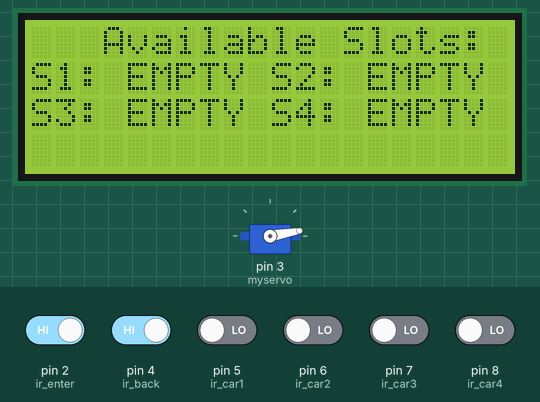
A sketch run on a simulated Arduino Uno, built with avr-gcc and run on an emulated ATmega328P. Shown: servo, 20×4 character LCD. The inputs (shaded band) are chosen by the test bench; at power-on: pin 2 (ir_enter), pin 4 (ir_back) HIGH, pin 5 (ir_car1), pin 6 (ir_car2), pin 7 (ir_car3), pin 8 (ir_car4) LOW.

Above: at 3.3 s.
3.4 s: pin 5 (ir_car1) driven HIGH
At 4.7 s:
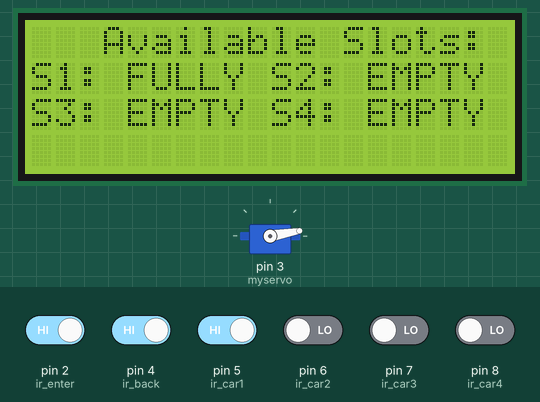
5.0 s: pin 6 (ir_car2) driven HIGH
At 6.0 s:
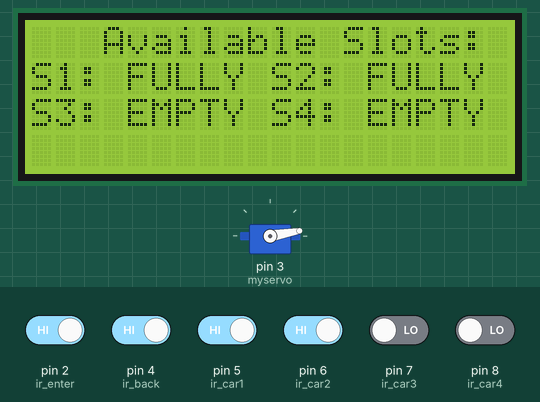
6.5 s: pin 7 (ir_car3) driven HIGH
At 7.7 s:
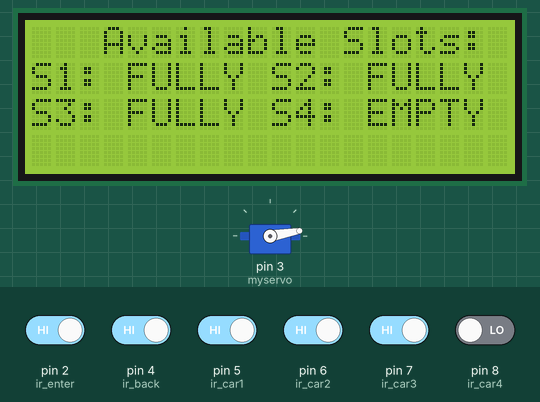
8.0 s: pin 8 (ir_car4) driven HIGH
At 8.4 s:
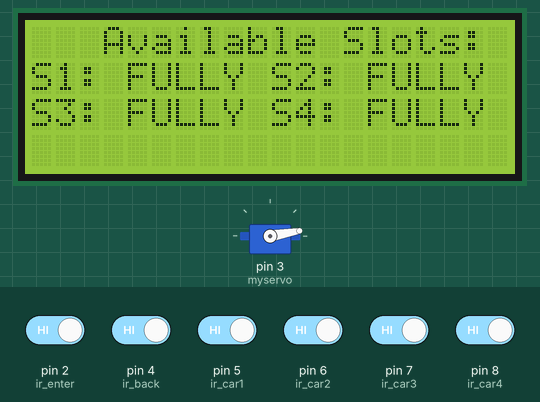
11.0 s: pin 5 (ir_car1) driven LOW
At 11.7 s:
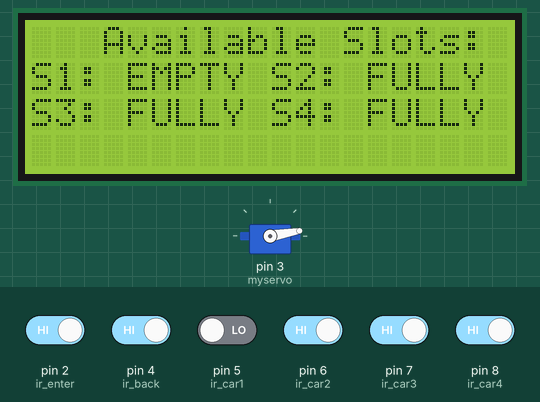
12.5 s: pin 6 (ir_car2) driven LOW
At 13.6 s:
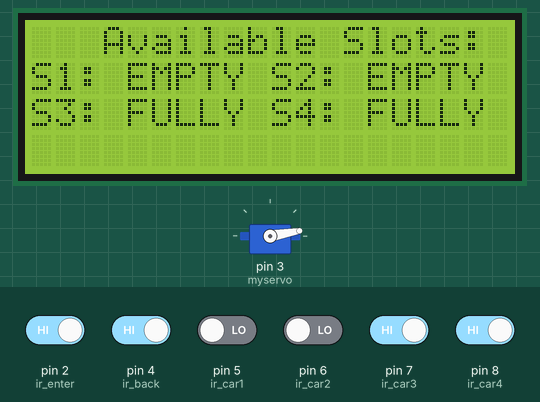
Timing chart, 0 to 15.0 s (numbered marks = the images above; inputs shaded):
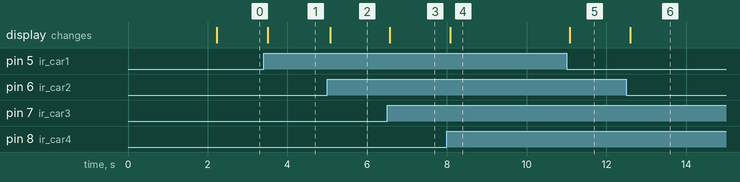

The sketch:

Carparking.ino
```cpp
#include <Servo.h>  // Include the servo library
#include <Wire.h>   // Include the wire library
#include <LiquidCrystal_I2C.h>     // Include the LiquidCrystal library

// Initialize LCD with I2C address 0x27, 20x4 characters
LiquidCrystal_I2C lcd(0x27, 20, 4);

Servo myservo;  // Create a Servo object

// Define IR sensor pins for each parking slot and entry/exit
#define ir_enter 2
#define ir_back  4
#define ir_car1 5
#define ir_car2 6
#define ir_car3 7
#define ir_car4 8

// Variables to store sensor readings for each parking slot
int S1 = 0, S2 = 0, S3 = 0, S4 = 0;
int flag1 = 0, flag2 = 0;  // Flags to track entry and exit actions
int slot = 4;  // Total number of parking slots

void setup() {
  Serial.begin(9600);

  // Set IR sensor pins as inputs
  pinMode(ir_car1, INPUT);
  pinMode(ir_car2, INPUT);
  pinMode(ir_car3, INPUT);
  pinMode(ir_car4, INPUT);

  // Set entry and exit IR pins as inputs
  pinMode(ir_enter, INPUT);
  pinMode(ir_back, INPUT);

  // Attach the servo to digital pin 3 and initialize its position
  myservo.attach(3);
  myservo.write(10);

  // Initialize and configure the LCD
  lcd.init();
  lcd.backlight();
  lcd.begin(20, 4);
  lcd.setCursor(0, 1);
  lcd.print("    Car  parking  ");
  lcd.setCursor(0, 2);
  lcd.print("       System     ");
  delay(2000);
  lcd.clear();

  // Read initial sensor states
  Read_Sensor();

  // Calculate available parking slots
  int total = S1 + S2 + S3 + S4;
  slot = slot - total;
}

void loop() {
  // Read sensor states periodically
  Read_Sensor();

  // Display available slots and status for each slot
  lcd.setCursor(0, 0);
  lcd.print("   Available Slots: ");
  lcd.print(slot);
  lcd.print("    ");

  lcd.setCursor(0, 1);
  lcd.print("S1: ");
  lcd.print(S1 == 1 ? "FULL" : "EMPTY");

  lcd.setCursor(10, 1);
  lcd.print("S2: ");
  lcd.print(S2 == 1 ? "FULL" : "EMPTY");

  lcd.setCursor(0, 2);
  lcd.print("S3: ");
  lcd.print(S3 == 1 ? "FULL" : "EMPTY");

  lcd.setCursor(10, 2);
  lcd.print("S4: ");
  lcd.print(S4 == 1 ? "FULL" : "EMPTY");

  // Check for entry signal and available slots
  if (digitalRead(ir_enter) == 0 && flag1 == 0) {
    if (slot > 0) {
      flag1 = 1;
      if (flag2 == 0) {
        // Open the entry gate
        myservo.write(100);  // Assuming 100 degrees corresponds to open
        slot = slot - 1;
      }
    } else {
      lcd.setCursor(0, 0);
      lcd.print(" Parking Full ");
      delay(1500);
    }
  }

  // Check for exit signal
  if (digitalRead(ir_back) == 0 && flag2 == 0) {
    flag2 = 1;
    if (flag1 == 0) {
      // Open the exit gate
      myservo.write(100);  // Assuming 100 degrees corresponds to open
      slot = slot + 1;
    }
  }

  // Reset flags and close the gates after a delay
  if (flag1 == 1 && flag2 == 1) {
    delay(1000);
    myservo.write(10);  // Assuming 10 degrees corresponds to closed
    flag1 = 0, flag2 = 0;
  }

  delay(1);
}

void Read_Sensor() {
  // Read sensor states and update slot status
  S1 = digitalRead(ir_car1);
  S2 = digitalRead(ir_car2);
  S3 = digitalRead(ir_car3);
  S4 = digitalRead(ir_car4);
}
```

Measured:
- after the input at 3.4 s, the display: changes after 0.11 s (image 1)
- after the input at 5.0 s, the display: changes after 0.08 s (image 2)
- after the input at 6.5 s, the display: changes after 0.06 s (image 3)
- after the input at 8.0 s, the display: changes after 0.08 s (image 4)
- after the input at 11.0 s, the display: changes after 0.08 s (image 5)
- after the input at 12.5 s, the display: changes after 0.10 s (image 6)
